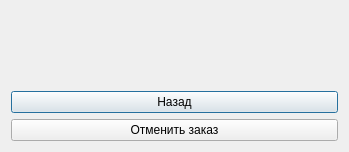
<?xml version="1.0" encoding="UTF-8"?>
<ui version="4.0">
 <class>ClientProfileOrder</class>
 <widget class="QDialog" name="ClientProfileOrder">
  <property name="geometry">
   <rect>
    <x>0</x>
    <y>0</y>
    <width>349</width>
    <height>152</height>
   </rect>
  </property>
  <property name="windowTitle">
   <string>Dialog</string>
  </property>
  <layout class="QVBoxLayout" name="verticalLayout">
   <item>
    <widget class="QLabel" name="orderNameLb">
     <property name="text">
      <string/>
     </property>
    </widget>
   </item>
   <item>
    <spacer name="verticalSpacer">
     <property name="orientation">
      <enum>Qt::Vertical</enum>
     </property>
     <property name="sizeHint" stdset="0">
      <size>
       <width>20</width>
       <height>40</height>
      </size>
     </property>
    </spacer>
   </item>
   <item>
    <widget class="QPushButton" name="backBtn">
     <property name="text">
      <string>Назад</string>
     </property>
    </widget>
   </item>
   <item>
    <widget class="QPushButton" name="cancelBtn">
     <property name="text">
      <string>Отменить заказ</string>
     </property>
    </widget>
   </item>
  </layout>
 </widget>
 <resources/>
 <connections/>
</ui>
